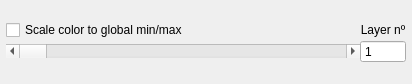
<?xml version="1.0" encoding="UTF-8"?>
<ui version="4.0">
 <class>CubeLayerDialog</class>
 <widget class="QDialog" name="CubeLayerDialog">
  <property name="geometry">
   <rect>
    <x>0</x>
    <y>0</y>
    <width>412</width>
    <height>84</height>
   </rect>
  </property>
  <property name="windowTitle">
   <string>3D Cube Layer</string>
  </property>
  <layout class="QVBoxLayout" name="mainLayout">
   <property name="spacing">
    <number>4</number>
   </property>
   <property name="leftMargin">
    <number>6</number>
   </property>
   <property name="topMargin">
    <number>6</number>
   </property>
   <property name="rightMargin">
    <number>6</number>
   </property>
   <property name="bottomMargin">
    <number>6</number>
   </property>
   <item>
    <layout class="QGridLayout" name="controlsGrid">
     <property name="leftMargin">
      <number>0</number>
     </property>
     <property name="topMargin">
      <number>0</number>
     </property>
     <property name="rightMargin">
      <number>0</number>
     </property>
     <property name="bottomMargin">
      <number>0</number>
     </property>
     <property name="spacing">
      <number>0</number>
     </property>
     <item row="0" column="0">
      <widget class="QCheckBox" name="globalScaleCheck">
       <property name="text">
        <string>Scale color to global min/max</string>
       </property>
       <property name="checked">
        <bool>false</bool>
       </property>
      </widget>
     </item>
     <item row="0" column="1">
      <widget class="QLabel" name="layerNoLabel">
       <property name="text">
        <string>Layer nº</string>
       </property>
       <property name="alignment">
        <set>Qt::AlignmentFlag::AlignCenter</set>
       </property>
      </widget>
     </item>
     <item row="1" column="0">
      <widget class="QScrollBar" name="layerScrollBar">
       <property name="sizePolicy">
        <sizepolicy hsizetype="Expanding" vsizetype="Fixed">
         <horstretch>1</horstretch>
         <verstretch>0</verstretch>
        </sizepolicy>
       </property>
       <property name="singleStep">
        <number>1</number>
       </property>
       <property name="pageStep">
        <number>1</number>
       </property>
       <property name="orientation">
        <enum>Qt::Orientation::Horizontal</enum>
       </property>
      </widget>
     </item>
     <item row="1" column="1">
      <widget class="QSpinBox" name="layerSpin">
       <property name="buttonSymbols">
        <enum>QAbstractSpinBox::ButtonSymbols::NoButtons</enum>
       </property>
       <property name="minimum">
        <number>1</number>
       </property>
       <property name="value">
        <number>1</number>
       </property>
      </widget>
     </item>
    </layout>
   </item>
  </layout>
 </widget>
 <resources/>
 <connections/>
</ui>
